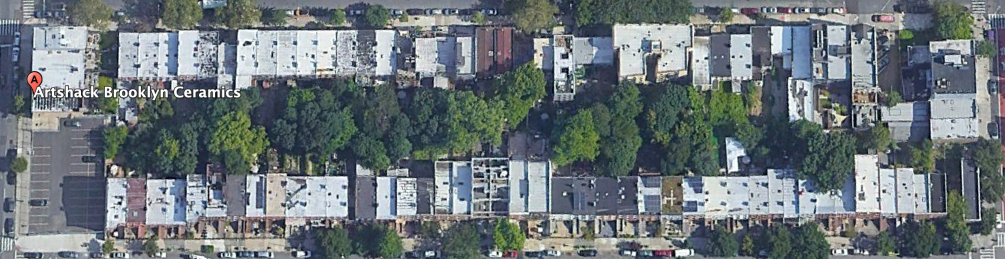
#> input picture Detect trees from satellite images/examples/Artshack.jpg, 2010 x 518 px (shown at 1/2 size)
$ python -i app.py   (imports and definitions only)
#> lines starting #> are read from the running program, lines starting #| are printed output that depends on the picture
import os
import math
import numpy as np
import requests
import tempfile
import base64
from io import BytesIO
from dotenv import load_dotenv

from fast_dash import FastDash, UploadImage, PIL, Image
from PIL import ImageOps, ImageEnhance
from fast_dash.utils import _pil_to_b64, _b64_to_pil

# [1 line not run here, left out]

API_URL = "https://api-inference.huggingface.co/models/thiagohersan/maskformer-satellite-trees"
# [1 line that did not run here, left out]

def query(filename):
    with open(filename, "rb") as f:
        data = f.read()
    response = requests.post(API_URL, headers=headers, data=data)
    return response.json()


# Build and deploy!
# If running locally, feel free to drop the mode and port arguments.
def detect_vegetation_from_satellite_images(upload_image: UploadImage, or_select_an_example: str = ["Manhattan", "Oakland", "Cesario", "Artshack"]) -> (Image, Image, str):
    """
    Upload a satellite image and let this image segmentation model detect vegetation.\
    The model is a MaskFormer trained on a very small number (25) of manually labeled images.\
    As a result, although the model is not very accurate, it can be used to quickly detect vegetation in satellite images.\
    Click 'About' to learn more about.

    Learn more about the model and training [here](https://huggingface.co/thiagohersan/maskformer-satellite-trees).

    :param upload_image: An image uploaded by the user.
    :type upload_image: PIL.Image

    :return original_image : PIL.Image
    :rtype original_image: PIL.Image

    :return result_masked_image: The original image with a green overlay on vegetation and a red overlay on non-vegetation.
    :rtype result_masked_image: PIL.Image

    :return vegetation_percentage: The percentage of vegetation in the image.
    :rtype vegetation_percentage: str
    """

    if upload_image is None:
        print (os.getcwd())
        upload_image = PIL.Image.open(os.path.join(os.getcwd(), "examples", f"{or_select_an_example}.jpg"))
        file_extension = ".jpg"

    else:
        # Determine the format of the uploaded PIL image
        format = upload_image.format
        file_extension = ".jpg" if format == "JPEG" else ".png"

    with tempfile.NamedTemporaryFile(delete=True) as f:
        upload_image.save(f.name + file_extension)

        response_images = query(f.name + file_extension)
        vegetation_image_mask = [r for r in response_images if r["label"] == "vegetation"]

        if len(vegetation_image_mask) == 0:
            result_image = PIL.Image.new("RGBA", upload_image.size, (0, 0, 0, 0))

        else:
            result_image = base64.b64decode(vegetation_image_mask[0]['mask'])
            result_image = PIL.Image.open(BytesIO(result_image))

    original_image = upload_image

    # Convert original image to RGBA
    original_image_rgba = original_image.convert("RGBA")

    # Create a colored mask for vegetation
    green_mask = PIL.Image.new("RGBA", result_image.size, (0, 255, 0, 100))  # Green with alpha 0.7
    red_mask = PIL.Image.new("RGBA", result_image.size, (255, 0, 0, 100))  # Red with alpha 0.7

    # Convert the result image to a mask
    result_mask = result_image.convert("L")
    result_mask = ImageEnhance.Contrast(result_mask).enhance(2.0)  # Enhance mask contrast if needed
    result_mask = result_mask.point(lambda x: 0 if x < 128 else 255)  # Binary threshold

    # Convert binary mask to RGBA
    result_mask_rgba = PIL.Image.new("RGBA", result_mask.size)
    result_mask_rgba.putalpha(result_mask)

    # Apply the green mask to the vegetation areas
    vegetation_overlay = PIL.Image.composite(green_mask, original_image_rgba, result_mask_rgba)

    # Invert the mask for non-vegetation areas
    non_vegetation_mask = ImageOps.invert(result_mask)
    non_vegetation_mask_rgba = PIL.Image.new("RGBA", non_vegetation_mask.size)
    non_vegetation_mask_rgba.putalpha(non_vegetation_mask)

    # Apply the red mask to the non-vegetation areas
    final_overlay = PIL.Image.composite(red_mask, vegetation_overlay, non_vegetation_mask_rgba)

    # Blend the overlay with the original image
    result_masked_image = PIL.Image.alpha_composite(original_image_rgba, final_overlay)

    # Convert the result image to a binary mask (non-zero for vegetation areas)
    binary_vegetation_mask = result_mask.point(lambda x: 255 if x >= 128 else 0)

    # Calculate the number of non-zero (vegetation) pixels
    non_zero_pixels = np.count_nonzero(np.array(binary_vegetation_mask))

    # Calculate the total number of pixels
    total_pixels = binary_vegetation_mask.size[0] * binary_vegetation_mask.size[1]

    # Calculate the percentage of vegetation
    vegetation_percentage = (non_zero_pixels / total_pixels) * 100
    vegetation_percentage =f"Approximately {math.floor(vegetation_percentage)}% of this scene is vegetation."

    return original_image, result_masked_image, vegetation_percentage

# Output mosaic
output_mosaic = """
AB
AB
AB
CC
"""

# [1 line that did not run here, left out]
# [1 line that did not run here, left out]

# [2 lines not run here, left out]

>>> import cv2
>>> picture = cv2.imread('examples/Artshack.jpg', cv2.IMREAD_GRAYSCALE)
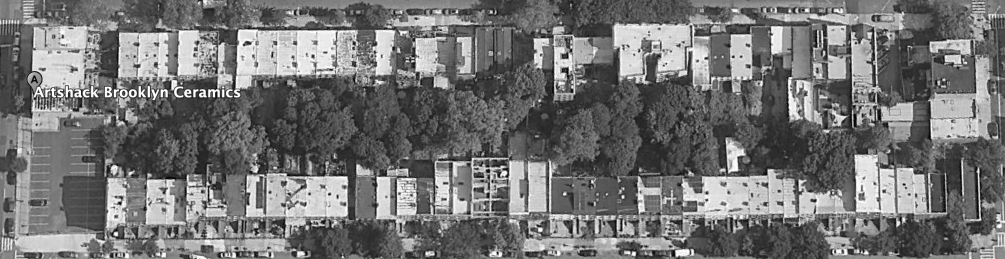
#> picture: shape (518, 2010) (shown at 1/2 size); min 0, max 255, mean 115.8
#> (the run stopped early here; a loop or call above may not have finished)
